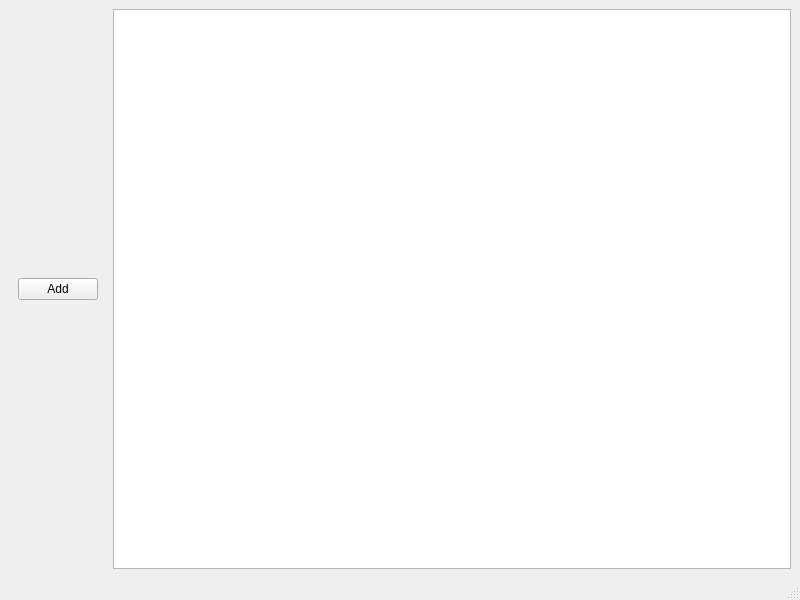
<?xml version="1.0" encoding="UTF-8"?>
<ui version="4.0">
 <class>MainWindow</class>
 <widget class="QMainWindow" name="MainWindow">
  <property name="geometry">
   <rect>
    <x>0</x>
    <y>0</y>
    <width>800</width>
    <height>600</height>
   </rect>
  </property>
  <property name="windowTitle">
   <string>MainWindow</string>
  </property>
  <widget class="QWidget" name="centralwidget">
   <layout class="QHBoxLayout" name="horizontalLayout">
    <item>
     <widget class="QWidget" name="widget" native="true">
      <layout class="QVBoxLayout" name="verticalLayout">
       <item>
        <widget class="QPushButton" name="pushButton">
         <property name="text">
          <string>Add</string>
         </property>
        </widget>
       </item>
      </layout>
     </widget>
    </item>
    <item>
     <widget class="QListWidget" name="listWidget"/>
    </item>
   </layout>
  </widget>
  <widget class="QMenuBar" name="menubar">
   <property name="geometry">
    <rect>
     <x>0</x>
     <y>0</y>
     <width>800</width>
     <height>20</height>
    </rect>
   </property>
  </widget>
  <widget class="QStatusBar" name="statusbar"/>
 </widget>
 <resources/>
 <connections/>
</ui>
